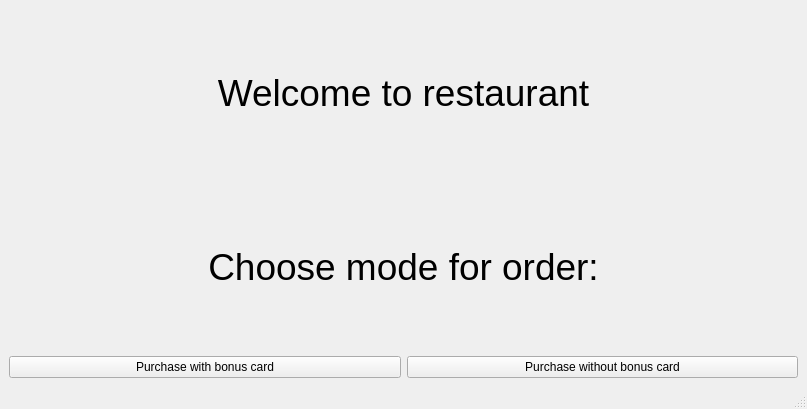
<?xml version="1.0" encoding="UTF-8"?>
<ui version="4.0">
 <class>MainWindow</class>
 <widget class="QMainWindow" name="MainWindow">
  <property name="geometry">
   <rect>
    <x>0</x>
    <y>0</y>
    <width>807</width>
    <height>409</height>
   </rect>
  </property>
  <property name="windowTitle">
   <string>MainWindow</string>
  </property>
  <widget class="QWidget" name="centralwidget">
   <layout class="QVBoxLayout" name="verticalLayout">
    <item>
     <widget class="QLabel" name="label">
      <property name="font">
       <font>
        <pointsize>28</pointsize>
       </font>
      </property>
      <property name="text">
       <string>Welcome to restaurant</string>
      </property>
      <property name="alignment">
       <set>Qt::AlignCenter</set>
      </property>
     </widget>
    </item>
    <item>
     <widget class="QLabel" name="label_2">
      <property name="font">
       <font>
        <pointsize>28</pointsize>
       </font>
      </property>
      <property name="layoutDirection">
       <enum>Qt::LeftToRight</enum>
      </property>
      <property name="text">
       <string>Choose mode for order:</string>
      </property>
      <property name="alignment">
       <set>Qt::AlignCenter</set>
      </property>
     </widget>
    </item>
    <item>
     <layout class="QHBoxLayout" name="horizontalLayout">
      <item>
       <widget class="QPushButton" name="pushButton_bc">
        <property name="text">
         <string>Purchase with bonus card</string>
        </property>
       </widget>
      </item>
      <item>
       <widget class="QPushButton" name="pushButton_pur">
        <property name="text">
         <string>Purchase without bonus card</string>
        </property>
       </widget>
      </item>
     </layout>
    </item>
   </layout>
  </widget>
  <widget class="QMenuBar" name="menubar">
   <property name="geometry">
    <rect>
     <x>0</x>
     <y>0</y>
     <width>807</width>
     <height>21</height>
    </rect>
   </property>
  </widget>
  <widget class="QStatusBar" name="statusbar"/>
 </widget>
 <resources/>
 <connections/>
</ui>
